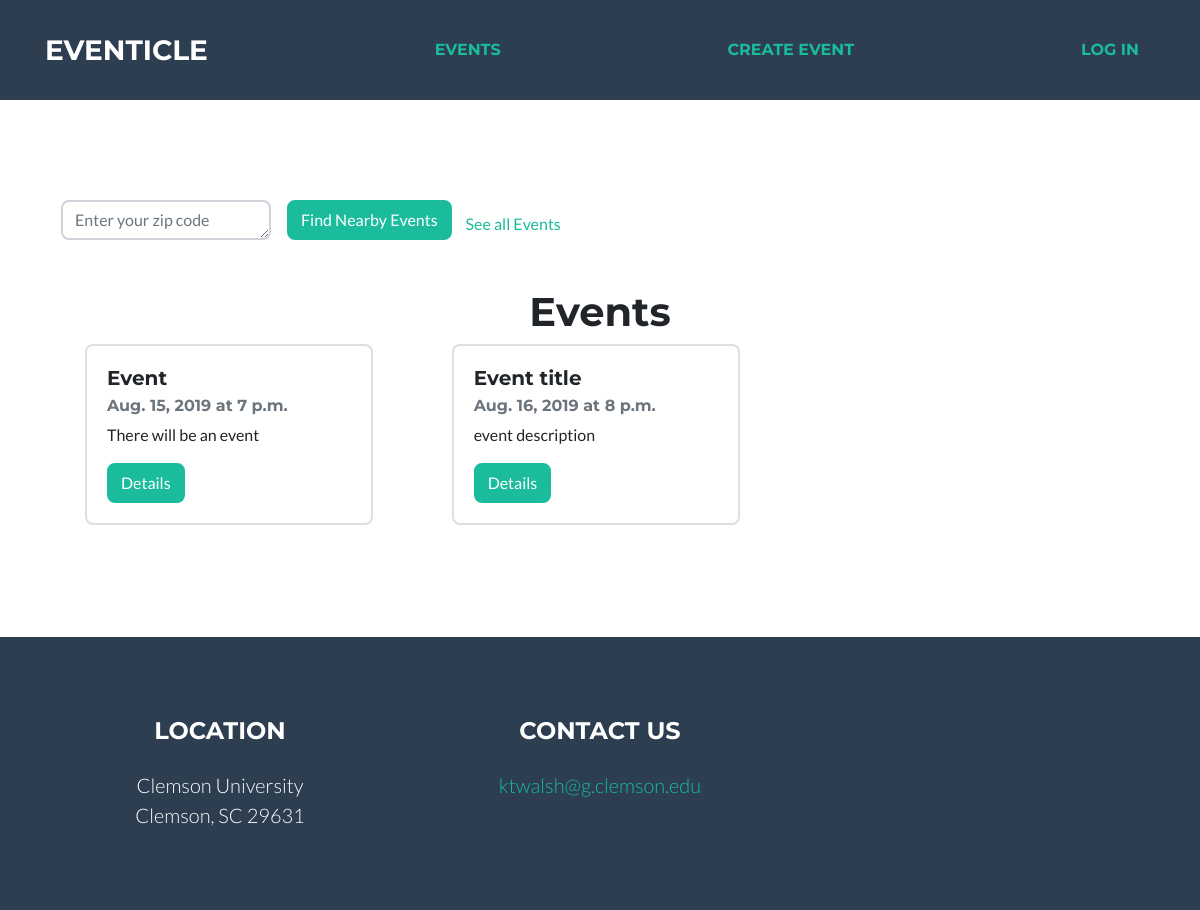
/event/view, run on an earlier commit of the app's database.
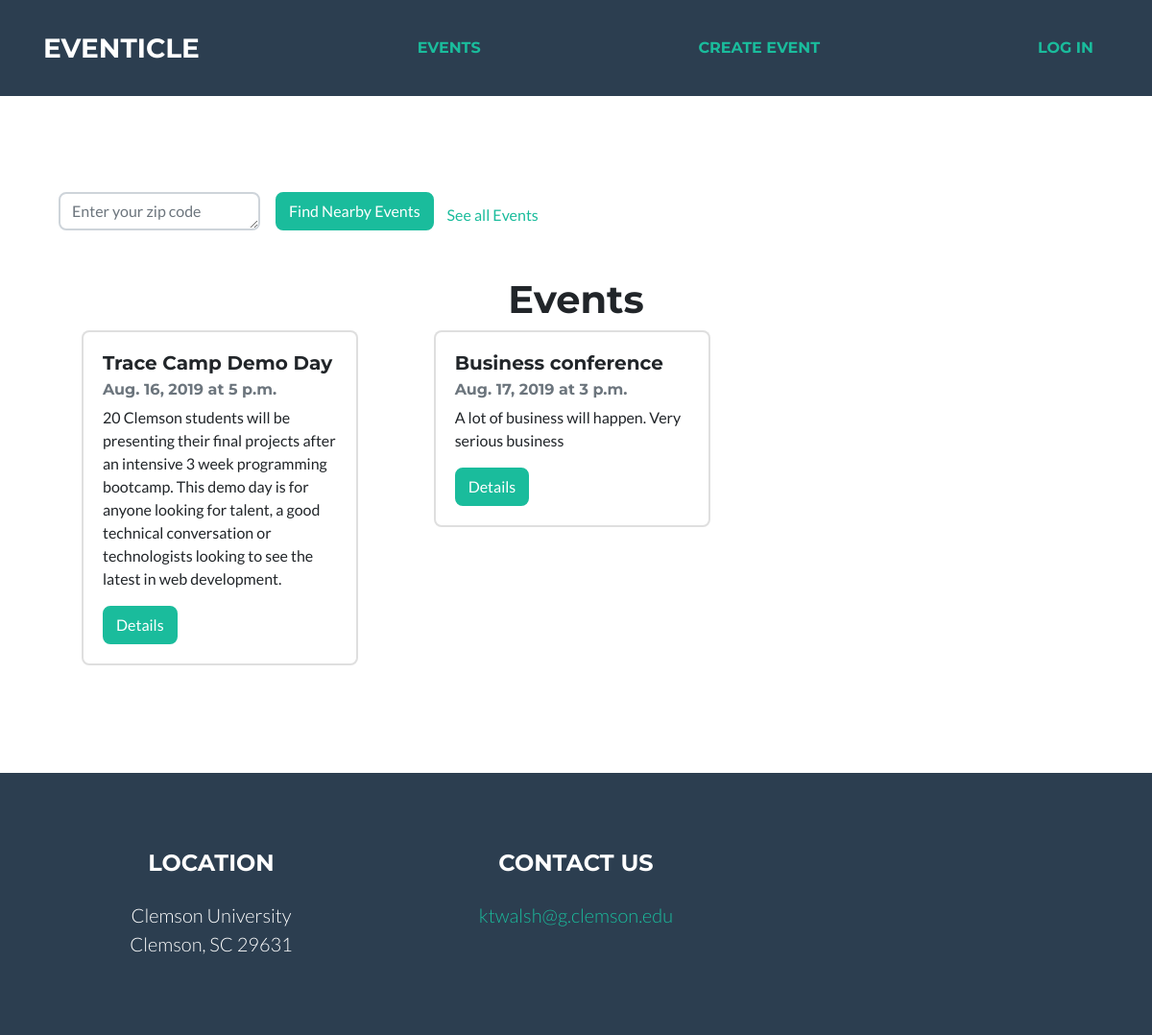
And on a later commit of the database.
### eventapp/models.py (models this page shows)
class Event(models.Model):
    creator = models.ForeignKey(User, on_delete=models.CASCADE, related_name='creator')
    title = models.TextField()
    description = models.TextField()
    location = models.TextField()
    date = models.DateField()
    time = models.TimeField()
    attendees = models.ManyToManyField(User, related_name='attendees')

### eventapp/views.py (the view)
# urls.py: path('view', views.ListEvent.as_view(template_name="event_list.html")),
class ListEvent(ListView):
    model = Event

### eventapp/templates/event_list.html (shortened to what this page needs)
{% extends "home.html" %}
{% block body %}
<section class="text-center masthead">
    <div class="container">
        <div class="inline">
            <form class="form-inline" method="GET" action="/event/view/search">
                <div class="form-group mx-sm-3 mb-2">
                    <textarea class="form-control" name="find_nearby" cols="20" rows="1" required="" id="id_find_nearby"
                        placeholder="Enter your zip code" maxlength="5"></textarea>
                </div>
                <input type="submit" class="btn btn-primary mb-2" value="Find Nearby Events" />
                <div class='text-right'>
                    <a href="/event/view" class="btn btn-link">See all Events</a>
                </div>
            </form>
        </div>
        <br>
        <h1>Events</h1>
        <ul>
            <div class="row">
                {% for event in object_list %}
                <div class="col-sm-4">
                    <div class="card" style="width: 18rem;">
                        <div class="card-body text-left">
                            <h5 class="card-title">{{event.title}}</h5>
                            <h6 class="card-subtitle mb-2 text-muted">{{event.date}} at {{event.time}}</h6>
                            <p class="card-text">{{event.description}}</p>
                            <a href="/event/details/{{event.id}}" class="btn btn-primary">Details</a>
                        </div>
                    </div>
                </div>
                {% empty %}
                <li>No events yet.</li>
                {% endfor %}
            </div>
        </ul>
    </div>
</section>
{% endblock %}

### eventapp/templates/home.html (shortened to what this page needs)
</html>
{% load static %}
<!DOCTYPE html>
<html lang="en">
<head>
  <link href="{% static 'vendor/fontawesome-free/css/all.min.css' %}" rel="stylesheet" type="text/css">
  <link href="{% static 'css/freelancer.min.css' %}" rel="stylesheet">
</head>
<body id="page-top">
  <nav class="navbar navbar-expand-lg bg-secondary text-uppercase fixed-top" id="mainNav">
    <div class="container">
      <a class="navbar-brand js-scroll-trigger" href="/home">Eventicle</a>
      <a href="/event/view" class="nav-link">Events</a>
      <a href="/event/create" class="nav-link">Create Event</a>
      {% if user.is_authenticated %}
        <a href="{% url 'logout' %}" class="nav-link">Log Out</a>
        <a href="/event/profile/{{user.id}}" class="nav-link">View Profile</a>
      {% else %}
      <a href="{% url 'login' %}" class="nav-link">Log In</a>
      {% endif %}
    </div>
  </nav>
{% block body %}{% endblock %}
  <footer class="footer text-center">
    <div class="container">
      <div class="row">
        <div class="col-lg-4 mb-5 mb-lg-0">
          <h4 class="text-uppercase mb-4">Location</h4>
          <p class="lead mb-0">Clemson University
            <br>Clemson, SC 29631</p>
        </div>
        <div class="col-lg-4">
          <h4 class="text-uppercase mb-4">Contact us</h4>
          <a href="mailto:ktwalsh@g.clemson.edu" class="lead mb-0">ktwalsh@g.clemson.edu</a>
        </div>
      </div>
    </div>
  </footer>
</body>
</html>

What changed in the data, as far as the page shows it:
removed Event: title "Event", date "Aug. 15, 2019", time "7 p.m.", description "There will be an event"
removed Event: title "Event title", date "Aug. 16, 2019", time "8 p.m.", description "event description"
added Event: title "Trace Camp Demo Day", date "Aug. 16, 2019", time "5 p.m.", description "20 Clemson students will be presenting their final projects after an intensive 3 week programming bootcamp. This demo day is for anyone looking for talent, a good technical conversation or technologists looking to see the latest in web development."
added Event: title "Business conference", date "Aug. 17, 2019", time "3 p.m.", description "A lot of business will happen. Very serious business"
